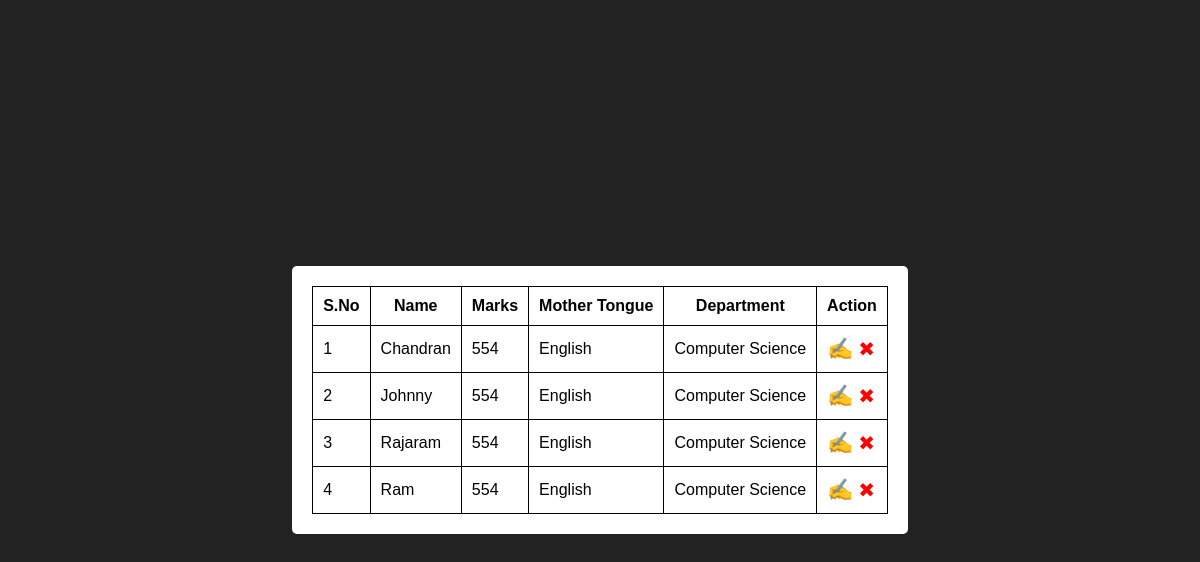
Screenshot of /details/ with the database file from the repository.
### students/models/students.py (models this page shows, shortened)
class Student(models.Model):
    name  = models.CharField(max_length=60, default='')
    marks = models.IntegerField()
    dob = models.DateField()
    mother_tongue = models.CharField(max_length=100, choices=languages, default='Tamil')
    department = models.ForeignKey(Department, on_delete=models.CASCADE)
    class Meta:
        ordering = ['name']

### students/models/departments.py (models this page shows)
class Department(models.Model):
    name = models.CharField(max_length=60, default='')
    def __str__(self):
        return self.name

### students/views.py (the view)
# urls.py: path('details/', details, name="details"),
def details(request):
    students = Student.objects.all()
    return render(request, "students/details.html", {'students': students})

### students/templates/students/details.html (shortened to what this page needs)
<!DOCTYPE html>
<html lang="en">
<head>
</head>
<body>
    <div class="container">
        <div class="details">
            <table>
                <thead>
                    <tr>
                        <th>S.No</th>
                        <th>Name</th>
                        <th>Marks</th>
                        <th>Mother Tongue</th>
                        <th>Department</th>
                        <th>Action</th>
                    </tr>
                </thead>
                <tbody>
                    {% for i in students %}
                    <tr>
                        <td>{{ forloop.counter }}</td>
                        <td>{{ i.name }}</td>
                        <td>{{ i.marks }}</td>
                        <td>{{ i.mother_tongue }}</td>
                        <td>{{ i.department }}</td>
                        <td>
                            <a class="edit-btn" href="{% url 'update' i.id %}">&#9997;</a>
                            <a class="delete-btn" href="{% url 'delete' i.id %}"> &#10006;</a>
                        </td>
                    {% empty %}
                        <td colspan="5">Empty!</td>
                    </tr>
                    {% endfor %}
                </tbody>
            </table>
        </div>
    </div>
</body>
</html>

### students/templates/students/details.html (style rules this page uses)
* { margin: 0; padding: 0; outline: none; box-sizing: border-box; }
body { background: #222; font-family: sans-serif; height: 100vh; display: flex; justify-content: center; align-items: center; }
.container { background-color: #fff; padding: 20px; border-radius: 5px; }
table,th,td { border: 1px solid black; border-collapse: collapse; padding: 10px; }
.edit-btn { color: #333; font-size: 16pt; text-decoration: none; }
.delete-btn { color: red; font-size: 15pt; text-decoration: none; }

### rows the page displays
Student: name "Chandran", marks "554", mother_tongue "English", department "Computer Science"
Student: name "Johnny", marks "554", mother_tongue "English", department "Computer Science"
Student: name "Rajaram", marks "554", mother_tongue "English", department "Computer Science"
Student: name "Ram", marks "554", mother_tongue "English", department "Computer Science"
